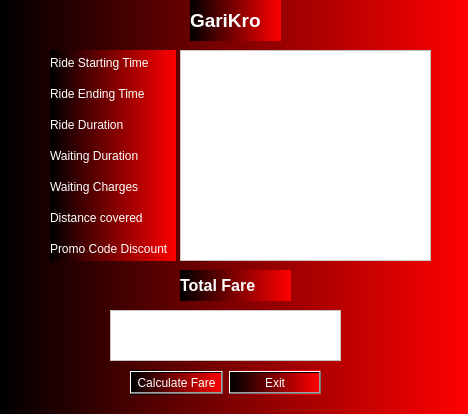
<?xml version="1.0" encoding="UTF-8"?>
<ui version="4.0">
 <class>UserBill</class>
 <widget class="QDialog" name="UserBill">
  <property name="geometry">
   <rect>
    <x>0</x>
    <y>0</y>
    <width>468</width>
    <height>414</height>
   </rect>
  </property>
  <property name="windowTitle">
   <string>Dialog</string>
  </property>
  <property name="styleSheet">
   <string notr="true">font: 8pt &quot;MS Reference Sans Serif&quot;;
background-color: qlineargradient(spread:pad, x1:0, y1:0, x2:1, y2:0, stop:0 rgba(0, 0, 0), stop:1 rgba(255, 0, 0));
color: rgb(255, 255, 255);</string>
  </property>
  <widget class="QLabel" name="label">
   <property name="geometry">
    <rect>
     <x>190</x>
     <y>0</y>
     <width>91</width>
     <height>41</height>
    </rect>
   </property>
   <property name="text">
    <string>&lt;html&gt;&lt;head/&gt;&lt;body&gt;&lt;p&gt;&lt;span style=&quot; font-size:14pt; font-weight:600;&quot;&gt;GariKro&lt;/span&gt;&lt;/p&gt;&lt;/body&gt;&lt;/html&gt;</string>
   </property>
  </widget>
  <widget class="QTextBrowser" name="textBrowser_Bill">
   <property name="geometry">
    <rect>
     <x>180</x>
     <y>50</y>
     <width>251</width>
     <height>211</height>
    </rect>
   </property>
   <property name="styleSheet">
    <string notr="true">font: 8pt &quot;MS Reference Sans Serif&quot;;
background-color: rgb(255, 255, 255);
color: rgb(0, 0, 0);</string>
   </property>
  </widget>
  <widget class="QTextBrowser" name="textBrowser_Fare">
   <property name="geometry">
    <rect>
     <x>110</x>
     <y>310</y>
     <width>231</width>
     <height>51</height>
    </rect>
   </property>
   <property name="whatsThis">
    <string>&lt;html&gt;&lt;head/&gt;&lt;body&gt;&lt;p align=&quot;center&quot;&gt;&lt;br/&gt;&lt;/p&gt;&lt;/body&gt;&lt;/html&gt;</string>
   </property>
   <property name="styleSheet">
    <string notr="true">font: 14pt &quot;MS Reference Sans Serif&quot;;
background-color: rgb(255, 255, 255);
color: rgb(0, 0, 0);</string>
   </property>
  </widget>
  <widget class="QLabel" name="label_8">
   <property name="geometry">
    <rect>
     <x>180</x>
     <y>270</y>
     <width>111</width>
     <height>31</height>
    </rect>
   </property>
   <property name="text">
    <string>&lt;html&gt;&lt;head/&gt;&lt;body&gt;&lt;p&gt;&lt;span style=&quot; font-size:12pt; font-weight:600;&quot;&gt;Total Fare&lt;/span&gt;&lt;/p&gt;&lt;/body&gt;&lt;/html&gt;</string>
   </property>
  </widget>
  <widget class="QWidget" name="layoutWidget">
   <property name="geometry">
    <rect>
     <x>50</x>
     <y>50</y>
     <width>126</width>
     <height>211</height>
    </rect>
   </property>
   <layout class="QVBoxLayout" name="verticalLayout">
    <item>
     <widget class="QLabel" name="label_2">
      <property name="text">
       <string>Ride Starting Time</string>
      </property>
     </widget>
    </item>
    <item>
     <widget class="QLabel" name="label_7">
      <property name="text">
       <string>Ride Ending Time</string>
      </property>
     </widget>
    </item>
    <item>
     <widget class="QLabel" name="label_5">
      <property name="text">
       <string>Ride Duration</string>
      </property>
     </widget>
    </item>
    <item>
     <widget class="QLabel" name="label_3">
      <property name="text">
       <string>Waiting Duration</string>
      </property>
     </widget>
    </item>
    <item>
     <widget class="QLabel" name="label_9">
      <property name="text">
       <string>Waiting Charges</string>
      </property>
     </widget>
    </item>
    <item>
     <widget class="QLabel" name="label_4">
      <property name="text">
       <string>Distance covered</string>
      </property>
     </widget>
    </item>
    <item>
     <widget class="QLabel" name="label_6">
      <property name="text">
       <string>Promo Code Discount</string>
      </property>
     </widget>
    </item>
   </layout>
  </widget>
  <widget class="QWidget" name="layoutWidget">
   <property name="geometry">
    <rect>
     <x>130</x>
     <y>370</y>
     <width>191</width>
     <height>25</height>
    </rect>
   </property>
   <layout class="QHBoxLayout" name="horizontalLayout">
    <item>
     <widget class="QPushButton" name="pushButton_CalculateFare">
      <property name="text">
       <string>Calculate Fare</string>
      </property>
     </widget>
    </item>
    <item>
     <widget class="QPushButton" name="pushButton_Exit">
      <property name="text">
       <string>Exit</string>
      </property>
     </widget>
    </item>
   </layout>
  </widget>
 </widget>
 <resources/>
 <connections/>
</ui>
